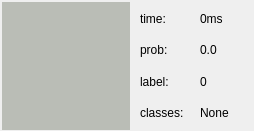
<?xml version="1.0" encoding="UTF-8"?>
<ui version="4.0">
 <class>MainWindow</class>
 <widget class="QMainWindow" name="MainWindow">
  <property name="enabled">
   <bool>false</bool>
  </property>
  <property name="geometry">
   <rect>
    <x>0</x>
    <y>0</y>
    <width>254</width>
    <height>131</height>
   </rect>
  </property>
  <property name="windowTitle">
   <string>MainWindow</string>
  </property>
  <widget class="QWidget" name="centralWidget">
   <widget class="QWidget" name="widget_viewUI" native="true">
    <property name="geometry">
     <rect>
      <x>2</x>
      <y>2</y>
      <width>128</width>
      <height>128</height>
     </rect>
    </property>
    <property name="styleSheet">
     <string notr="true">background-color: rgb(186, 189, 182);</string>
    </property>
   </widget>
   <widget class="QLabel" name="label">
    <property name="geometry">
     <rect>
      <x>140</x>
      <y>10</y>
      <width>61</width>
      <height>17</height>
     </rect>
    </property>
    <property name="styleSheet">
     <string notr="true">color: rgb(0, 0, 0);</string>
    </property>
    <property name="text">
     <string>time:</string>
    </property>
   </widget>
   <widget class="QLabel" name="label_2">
    <property name="geometry">
     <rect>
      <x>140</x>
      <y>41</y>
      <width>61</width>
      <height>17</height>
     </rect>
    </property>
    <property name="styleSheet">
     <string notr="true">color: rgb(0, 0, 0);</string>
    </property>
    <property name="text">
     <string>prob:</string>
    </property>
   </widget>
   <widget class="QLabel" name="label_3">
    <property name="geometry">
     <rect>
      <x>140</x>
      <y>73</y>
      <width>61</width>
      <height>17</height>
     </rect>
    </property>
    <property name="styleSheet">
     <string notr="true">color: rgb(0, 0, 0);</string>
    </property>
    <property name="text">
     <string>label:</string>
    </property>
   </widget>
   <widget class="QLabel" name="label_4">
    <property name="geometry">
     <rect>
      <x>140</x>
      <y>104</y>
      <width>61</width>
      <height>17</height>
     </rect>
    </property>
    <property name="styleSheet">
     <string notr="true">color: rgb(0, 0, 0);</string>
    </property>
    <property name="text">
     <string>classes:</string>
    </property>
   </widget>
   <widget class="QLabel" name="label_id">
    <property name="geometry">
     <rect>
      <x>200</x>
      <y>73</y>
      <width>51</width>
      <height>17</height>
     </rect>
    </property>
    <property name="styleSheet">
     <string notr="true">color: rgb(0, 0, 0);</string>
    </property>
    <property name="text">
     <string>0</string>
    </property>
   </widget>
   <widget class="QLabel" name="prob">
    <property name="geometry">
     <rect>
      <x>200</x>
      <y>41</y>
      <width>51</width>
      <height>17</height>
     </rect>
    </property>
    <property name="styleSheet">
     <string notr="true">color: rgb(0, 0, 0);</string>
    </property>
    <property name="text">
     <string>0.0</string>
    </property>
   </widget>
   <widget class="QLabel" name="time">
    <property name="geometry">
     <rect>
      <x>200</x>
      <y>10</y>
      <width>51</width>
      <height>17</height>
     </rect>
    </property>
    <property name="styleSheet">
     <string notr="true">color: rgb(0, 0, 0);</string>
    </property>
    <property name="text">
     <string>0ms</string>
    </property>
   </widget>
   <widget class="QLabel" name="classes">
    <property name="geometry">
     <rect>
      <x>200</x>
      <y>104</y>
      <width>51</width>
      <height>17</height>
     </rect>
    </property>
    <property name="styleSheet">
     <string notr="true">color: rgb(0, 0, 0);</string>
    </property>
    <property name="text">
     <string>None</string>
    </property>
   </widget>
  </widget>
 </widget>
 <layoutdefault spacing="6" margin="11"/>
 <resources/>
 <connections/>
</ui>
